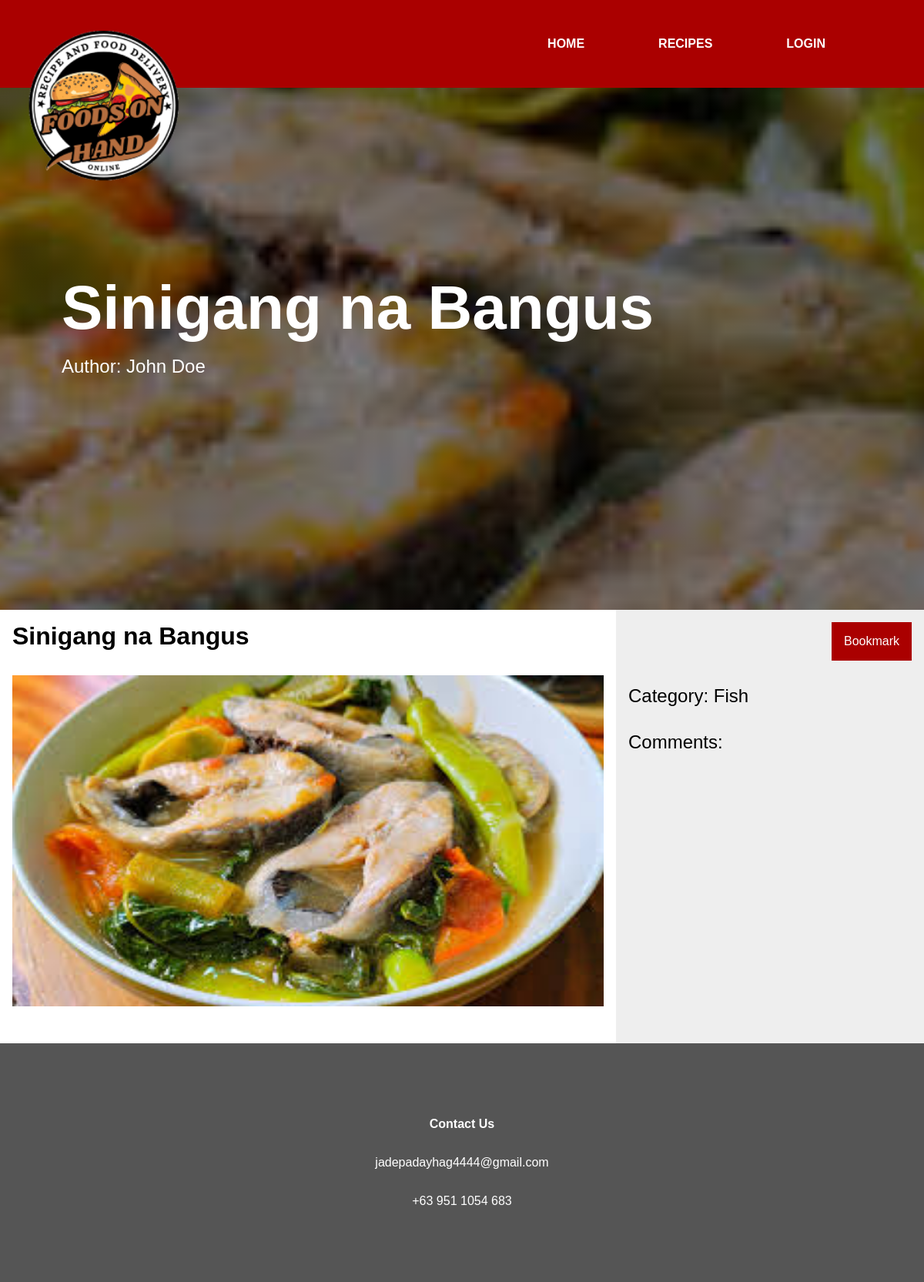
The page /recipe/?id=5 on the database its author committed.
### tables this page shows
CREATE TABLE "recipes" (`id` INTEGER PRIMARY KEY AUTOINCREMENT, `user_id` INTEGER REFERENCES `users`(`id`), `title` TEXT, `content` TEXT, `category` TEXT, `image` TEXT, `time` INTEGER DEFAULT (unixepoch()));

### recipe/index.php (the view, shortened to what this page needs)
<?php
require_once "common.php";
$user = getUser();
$db = new SQLite3("database.db");
$recipeId = $_GET["id"];
$query = <<<SQL
    SELECT * FROM `recipes` WHERE id = :id
SQL;
$stmt = $db->prepare($query);
$stmt->bindValue(":id", $recipeId);
$recipe = $stmt->execute()->fetchArray(SQLITE3_ASSOC);
$categoryMap = [
    "pork" => "Pork",
    "chicken" => "Chicken",
    "beef" => "Beef",
    "fish" => "Fish",
    "vegetable" => "Vegetable",
    "seafood" => "Seafood"
];
$query = <<<SQL
    SELECT * FROM `users` WHERE `id` = :id
SQL;
$stmt = $db->prepare($query);
$stmt->bindValue(":id", $recipe["user_id"]);
$author = $stmt->execute()->fetchArray(SQLITE3_ASSOC);
?>
<html>
    <head>
        <link rel="stylesheet" href="style.css">
    </head>
    <body>
        <?= renderHeader($recipe["title"], "Author: " . $author["firstname"] . " " . $author["lastname"], "profile/?id=" . $author["id"]) ?>
        <div style="
            display: grid;
            grid-template-columns: minmax(0, 2fr) 1fr;"
            data-mobile="
            grid-template-columns: minmax(0, 1fr);">
            <div>
                <div style="
                    padding: 1rem;
                    font-size: 2rem;
                    font-weight: bold;">
                    <?= htmlentities($recipe["title"]) ?>
                </div>
                <div style="
                    padding: 1rem;">
                    <img style="
                        width: 100%;"
                        src="<?= "uploads/" . htmlentities($recipe["image"]) ?>">
                </div>
                <div style="
                    padding: 1rem;"
                    id="panelContent">
                </div>
            </div>
            <div style="
                background-color: #eee;">
                <div style="
                    display: grid;
                    grid-template-columns: 1fr max-content;">
                    <div></div>
                    <form style="
                        padding: 1rem;"
                        action="server.php"
                        method="post"
                        enctype="multipart/form-data">
                        <?php
                            $query = <<<SQL
                                SELECT * FROM `bookmarks` WHERE `user_id` = :user_id AND `recipe_id` = :recipe_id
                            SQL;
                            $stmt = $db->prepare($query);
                            $stmt->bindValue(":user_id", $user["id"]);
                            $stmt->bindValue(":recipe_id", $recipe["id"]);
                            $bookmark = $stmt->execute()->fetchArray(SQLITE3_ASSOC);
                            if ($bookmark == false) {
                                echo <<<HTML
                                    <button style="
                                        background-color: #a00;
                                        color: #fff;"
                                        name="method"
                                        value="bookmark">
                                        Bookmark
                                    </button>
                                HTML;
                            }
                        ?>
                    </form>
                </div>
                <div style="
                    padding: 1rem;
                    font-size: 1.5rem;">
                    Category: <?= $categoryMap[$recipe["category"]] ?>
                </div>
                <div style="
                    padding: 1rem;
                    font-size: 1.5rem;">
                    Comments:
                </div>
            </div>
        </div>
        <?= renderFooter() ?>
    </body>
</html>

### style.css (style rules this page uses)
body { margin: 0rem; padding: 0rem; font-size: 1rem; font-family: Arial, Helvetica, sans-serif; }
button { padding: 1rem; font-size: 1rem; font-family: Arial, Helvetica, sans-serif; border: none; cursor: pointer; }
form { margin-block-end: 0rem; }

### rows shown on the page
recipes: title "Sinigang na Bangus", image (picture), category "Fish"

### other values the page prints
str_replace("\n", "<br>", $title) "Sinigang na Bangus"
str_replace("\n", "<br>", $description) "Author: John Doe"
